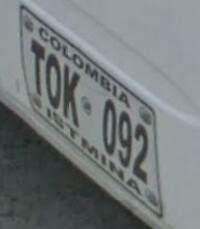
#> input picture positivas/14000921915_1d21f932c3_m.jpg, 200 x 229 px; its folder holds 4 pictures in this run
$ python py.py
#> lines starting #> are read from the running program, lines starting #| are printed output that depends on the picture
import cv2
import numpy as np
import os
from sklearn.model_selection import train_test_split
import xml.etree.ElementTree as ET

class PlateDetectorTrainer:
    def __init__(self):
        self.cascade = cv2.CascadeClassifier()

    def prepare_training_data(self, positive_dir, negative_dir):
        """Prepara los datos de entrenamiento"""
#> called with positive_dir = 'positivas', negative_dir = 'negativas'
        print("Preparando datos de entrenamiento...")

        # Verifica que los directorios existan
        if not os.path.exists(positive_dir):
            os.makedirs(positive_dir)
        if not os.path.exists(negative_dir):
            os.makedirs(negative_dir)

        # Lista para almacenar las características
        features = []
        labels = []

        # Procesar imágenes positivas
        for filename in os.listdir(positive_dir):
            if filename.endswith((".jpg", ".jpeg", ".png")):
                img_path = os.path.join(positive_dir, filename)
                img = cv2.imread(img_path)
#> img is the input picture: shape (229, 200, 3); mean B, G, R 123.4, 122.5, 116.3
                if img is None:
                    continue

                # Convertir a escala de grises
                gray = cv2.cvtColor(img, cv2.COLOR_BGR2GRAY)

                # Redimensionar a un tamaño estándar
                resized = cv2.resize(gray, (64, 32))
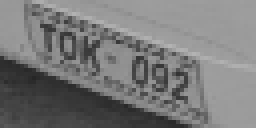
#> resized: shape (32, 64) (shown 4 times larger); min 38, max 179, mean 120.8

                # Extraer características HOG
                hog = cv2.HOGDescriptor((64,32), (16,16), (8,8), (8,8), 9)
                features.append(hog.compute(resized))
                labels.append(1)
#> pass 2 of the loop in prepare_training_data, `for filename in os.listdir(positive_dir):`:
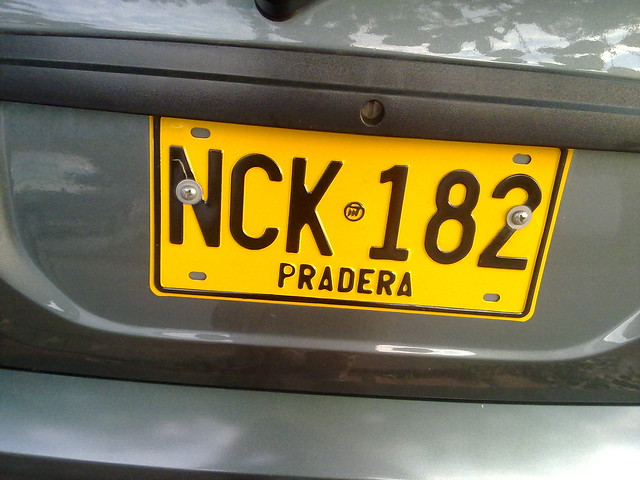
#> input picture positivas/5379189831_bbbf8ef95a_z.jpg, 640 x 480 px
#> in prepare_training_data, img is the input picture: shape (480, 640, 3); mean B, G, R 80.9, 116.9, 125.4
#> in prepare_training_data, `gray = cv2.cvtColor(img, cv2.COLOR_BGR2GRAY)`:
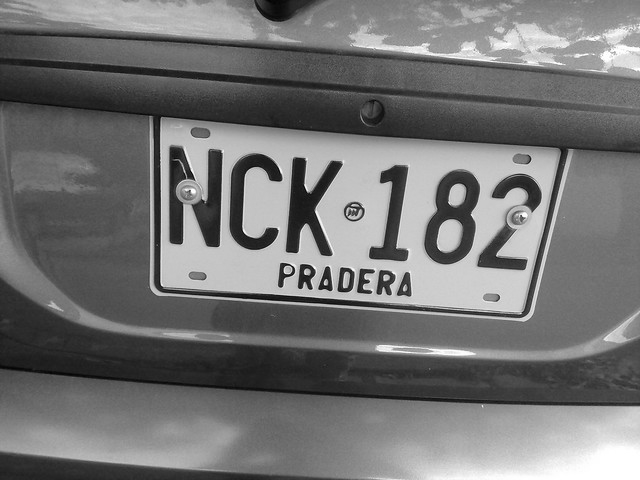
#> gray: shape (480, 640); min 2, max 255, mean 115.3
#> in prepare_training_data, `resized = cv2.resize(gray, (64, 32))`:
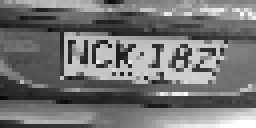
#> resized: shape (32, 64) (shown 4 times larger); min 8, max 255, mean 116.3
#> pass 3 of the loop in prepare_training_data, `for filename in os.listdir(positive_dir):`:
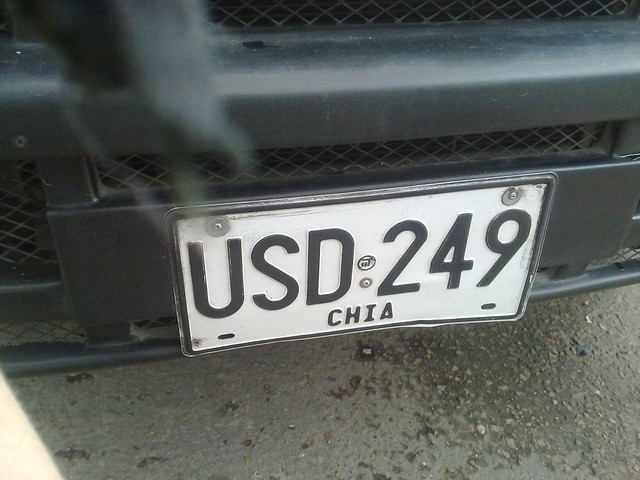
#> input picture positivas/5385195871_53e275766d_z.jpg, 640 x 480 px
#> in prepare_training_data, img is the input picture: shape (480, 640, 3); mean B, G, R 93, 96.3, 92.3
#> in prepare_training_data, `resized = cv2.resize(gray, (64, 32))`:
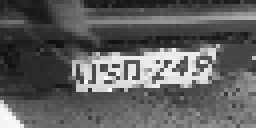
#> resized: shape (32, 64) (shown 4 times larger); min 14, max 254, mean 94.8
#> the loop made 4 passes; the first 3 are shown

        # Procesar imágenes negativas
        for filename in os.listdir(negative_dir):
            if filename.endswith((".jpg", ".jpeg", ".png")):
                img_path = os.path.join(negative_dir, filename)
                img = cv2.imread(img_path)
                if img is None:
                    continue

                gray = cv2.cvtColor(img, cv2.COLOR_BGR2GRAY)
                resized = cv2.resize(gray, (64, 32))
                features.append(hog.compute(resized))
                labels.append(0)

        return np.array(features), np.array(labels)

    def train(self, features, labels):
        """Entrena el detector usando SVM"""
        print("Entrenando el detector...")

        # Dividir datos en entrenamiento y prueba
        X_train, X_test, y_train, y_test = train_test_split(
            features, labels, test_size=0.2, random_state=42
        )

        # Crear y entrenar SVM
        svm = cv2.ml.SVM_create()
        svm.setKernel(cv2.ml.SVM_LINEAR)
        svm.setType(cv2.ml.SVM_C_SVC)
        svm.train(X_train.astype(np.float32), cv2.ml.ROW_SAMPLE, y_train.astype(np.int32))

        # Guardar el modelo
#> (the run stopped early here; a loop or call above may not have finished)
